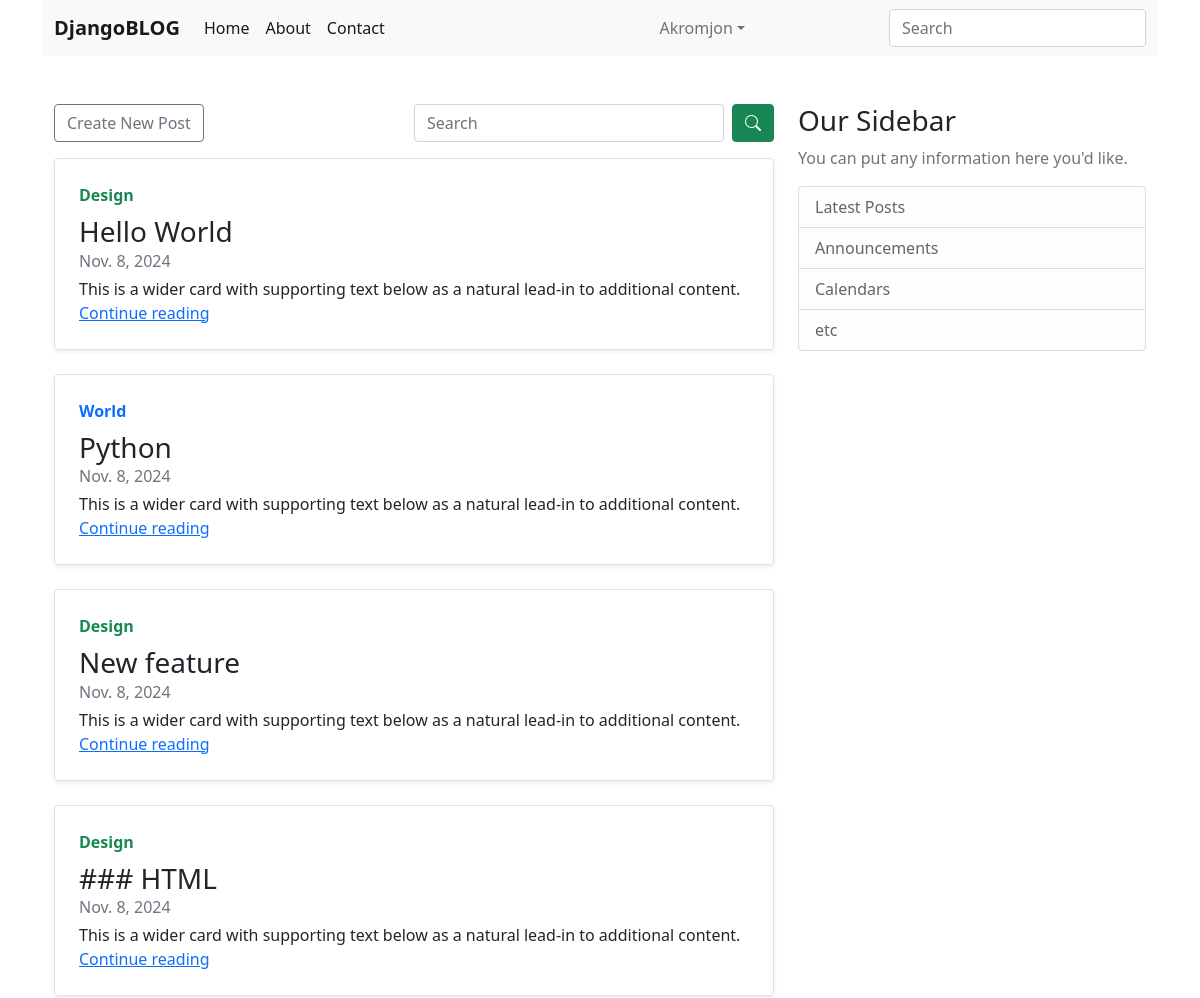
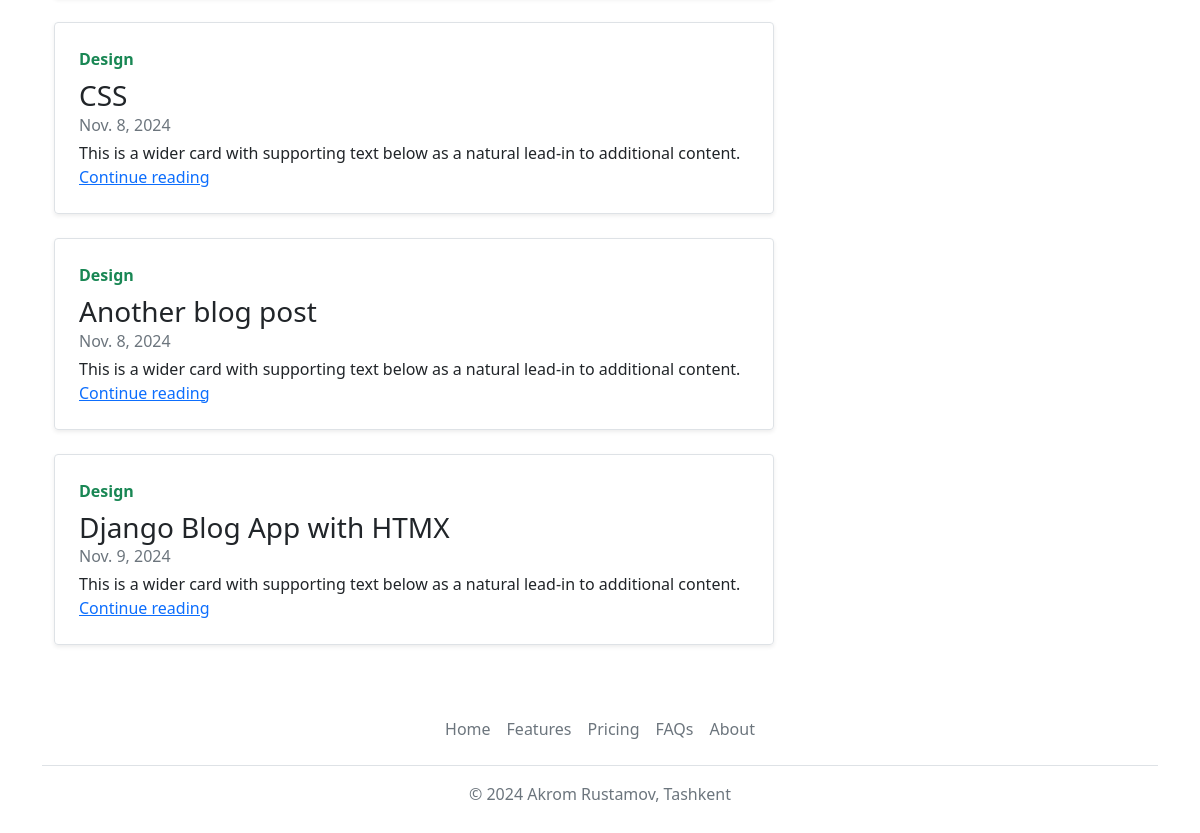
The page /post/user/ (signed in) on the database its author committed (2 pictures, top to bottom).
### apps/blog/models.py (models this page shows, shortened)
class User(AbstractUser, TimestempedAbstractModel):
    avatar = models.ImageField(
        upload_to="avatars/", null=True, default="avatars/default/logo.png"
    )

class Post(TimestempedAbstractModel):
    title = models.CharField(max_length=120)
    slug = models.SlugField(max_length=255, unique=True, db_index=True)
    content = models.TextField()
    publisher_at = models.DateField()
    is_active = models.BooleanField(default=False)
    author = models.ForeignKey("User", models.CASCADE, "posts")
    watching = models.BigIntegerField(default=0)
    def get_absolute_url(self):
        return reverse("post_detail", kwargs={"slug": self.slug})

### apps/blog/views.py (the view)
# urls.py: path("post/user/", views.UserPostPageView.as_view(), name="user_posts"),
class UserPostPageView(LoginRequiredMixin, View):
    template_name = "blog/user_posts.html"
    def get(self, request):
        search_query_for_user_posts = request.GET.get("search_query_for_user_posts", None)
        posts = Post.objects.filter(author=request.user)
        if search_query_for_user_posts is not None:
            posts = get_search_model_queryset(posts, search_query_for_user_posts)
        return render(request, "blog/user_posts.html", {"posts": posts})

### templates/blog/user_posts.html (shortened to what this page needs)
{% extends 'base.html' %}
{% load static %}
{% block content %}
    <main role="main" class="container">
      <div class="row">
        <div class="col-md-8">
            <div class="d-flex">
              <div class="col">
                <a href="{% url 'post_form' %}" class="btn btn-outline-secondary">Create New Post</a>
              </div>
              <div class="col">
                <form action="{% url 'user_posts' %}">
                  <div class="d-flex">
                    <input class="form-control" type="text" name="search_query_for_user_posts" placeholder="Search" aria-label="Search">
                    <button type="submit" class="btn btn-success ms-2"><i class="bi bi-search"></i></button>
                  </div>
                </form>
              </div>
            </div>
            {% for post in posts %}
            <div class="col-md-12 mt-3 mb-3">
              <div class="row g-0 border rounded overflow-hidden flex-md-row mb-4 shadow-sm h-md-250 position-relative">
                <div class="col p-4 d-flex flex-column position-static">
                  {% if post.is_active %}
                  <strong class="d-inline-block mb-2 text-success">Design</strong>
                  {% else %}
                  <strong class="d-inline-block mb-2 text-primary">World</strong>
                  {% endif %}
                  <h3 class="mb-0">{{ post.title }}</h3>
                  <div class="mb-1 text-muted">{{ post.publisher_at }}</div>
                  <p class="card-text mb-auto">This is a wider card with supporting text below as a natural lead-in to additional content.</p>
                  <a href="{{ post.get_absolute_url }}" class="stretched-link">Continue reading</a>
                </div>
              </div>
            </div>
            {% empty %}
            <center><div class="p-4">Now posts</div></center>
            {% endfor %}
          </div>
         {% include 'components/latest_posts.html' %}
      </div>
      </main>
{% endblock %}

### templates/components/headers.html (shortened to what this page needs)
<nav class="navbar navbar-expand-lg navbar-light bg-light rounded" aria-label="Eleventh navbar example">
    <div class="container-fluid">
      <a class="navbar-brand" href="{% url 'home' %}"><b>DjangoBLOG</b></a>
      <div class="collapse navbar-collapse" id="navbarsExample09">
        <ul class="navbar-nav me-auto mb-2 mb-lg-0">
          <li class="nav-item">
            <a class="nav-link active" aria-current="page" href="{% url 'home' %}">Home</a>
          </li>
          <li class="nav-item">
            <a class="nav-link active" aria-current="page" href="{% url 'about' %}">About</a>
          </li>
          <li class="nav-item">
            <a class="nav-link active" aria-current="page" href="{% url 'contacts' %}">Contact</a>
          </li>
        </ul>
        <ul class="navbar-nav col-md-3">
          {% if request.user.is_authenticated %}
          <li class="nav-item dropdown">
            <a class="nav-link dropdown-toggle" href="#" id="dropdown09" data-bs-toggle="dropdown" aria-expanded="false">{{ request.user }}</a>
          </li>
        {% endif %}
        </ul>
        <form action="{% url 'home' %}">
          <input class="form-control" type="text" name="search_query" placeholder="Search" value="{% if search_query_value %}{{ search_query_value }}{% endif %}" aria-label="Search">
        </form>
      </div>
    </div>
  </nav>

### rows shown on the page
User: user "Akromjon"
Post: is_active "Design", title "Hello World", publisher_at "Nov. 8, 2024"
Post: is_active "World", title "Python", publisher_at "Nov. 8, 2024"
Post: is_active "Design", title "New feature", publisher_at "Nov. 8, 2024"
Post: is_active "Design", title "### HTML", publisher_at "Nov. 8, 2024"
Post: is_active "Design", title "CSS", publisher_at "Nov. 8, 2024"
Post: is_active "Design", title "Another blog post", publisher_at "Nov. 8, 2024"
Post: is_active "Design", title "Django Blog App with HTMX", publisher_at "Nov. 9, 2024"
